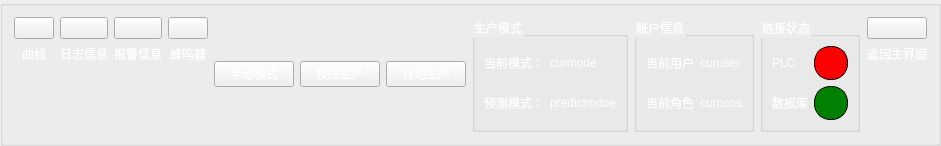
     <widget class="QGroupBox" name="groupBox_4">
      <property name="styleSheet">
       <string notr="true">color: rgb(255, 255, 255);</string>
      </property>
      <property name="title">
       <string/>
      </property>
      <property name="alignment">
       <set>Qt::AlignLeading|Qt::AlignLeft|Qt::AlignVCenter</set>
      </property>
      <layout class="QHBoxLayout" name="horizontalLayout_10">
       <item>
        <layout class="QVBoxLayout" name="verticalLayout_4">
         <item>
          <widget class="QPushButton" name="curve_button">
           <property name="text">
            <string/>
           </property>
           <property name="icon">
            <iconset resource="../icons.qrc">
             <normaloff>:/icons/curvedchart.png</normaloff>:/icons/curvedchart.png</iconset>
           </property>
           <property name="iconSize">
            <size>
             <width>65</width>
             <height>65</height>
            </size>
           </property>
          </widget>
         </item>
         <item>
          <widget class="QLabel" name="label_7">
           <property name="styleSheet">
            <string notr="true">color: rgb(255, 255, 255);</string>
           </property>
           <property name="text">
            <string>曲线</string>
           </property>
           <property name="alignment">
            <set>Qt::AlignHCenter|Qt::AlignTop</set>
           </property>
          </widget>
         </item>
        </layout>
       </item>
       <item>
        <layout class="QVBoxLayout" name="verticalLayout_5">
         <item>
          <widget class="QPushButton" name="log_button">
           <property name="text">
            <string/>
           </property>
           <property name="icon">
            <iconset resource="../icons.qrc">
             <normaloff>:/icons/info.png</normaloff>:/icons/info.png</iconset>
           </property>
           <property name="iconSize">
            <size>
             <width>65</width>
             <height>65</height>
            </size>
           </property>
          </widget>
         </item>
         <item>
          <widget class="QLabel" name="label_8">
           <property name="styleSheet">
            <string notr="true">color: rgb(255, 255, 255);</string>
           </property>
           <property name="text">
            <string>日志信息</string>
           </property>
           <property name="alignment">
            <set>Qt::AlignHCenter|Qt::AlignTop</set>
           </property>
          </widget>
         </item>
        </layout>
       </item>
       <item>
        <layout class="QVBoxLayout" name="verticalLayout_6">
         <item>
          <widget class="QPushButton" name="warning_button">
           <property name="text">
            <string/>
           </property>
           <property name="icon">
            <iconset resource="../icons.qrc">
             <normaloff>:/icons/warn2.png</normaloff>:/icons/warn2.png</iconset>
           </property>
           <property name="iconSize">
            <size>
             <width>65</width>
             <height>65</height>
            </size>
           </property>
          </widget>
         </item>
         <item>
          <widget class="QLabel" name="label_9">
           <property name="styleSheet">
            <string notr="true">color: rgb(255, 255, 255);</string>
           </property>
           <property name="text">
            <string>报警信息</string>
           </property>
           <property name="alignment">
            <set>Qt::AlignHCenter|Qt::AlignTop</set>
           </property>
          </widget>
         </item>
        </layout>
       </item>
       <item>
        <layout class="QVBoxLayout" name="verticalLayout_7">
         <item>
          <widget class="QPushButton" name="voice_button">
           <property name="text">
            <string/>
           </property>
           <property name="icon">
            <iconset resource="../icons.qrc">
             <normaloff>:/icons/bullhorn.png</normaloff>:/icons/bullhorn.png</iconset>
           </property>
           <property name="iconSize">
            <size>
             <width>65</width>
             <height>65</height>
            </size>
           </property>
          </widget>
         </item>
         <item>
          <widget class="QLabel" name="label_10">
           <property name="styleSheet">
            <string notr="true">color: rgb(255, 255, 255);</string>
           </property>
           <property name="text">
            <string>蜂鸣器</string>
           </property>
           <property name="alignment">
            <set>Qt::AlignHCenter|Qt::AlignTop</set>
           </property>
          </widget>
         </item>
        </layout>
       </item>
       <item>
        <widget class="QPushButton" name="manualmode_button">
         <property name="styleSheet">
          <string notr="true">color: rgb(255, 255, 255);</string>
         </property>
         <property name="text">
          <string>手动模式</string>
         </property>
        </widget>
       </item>
       <item>
        <widget class="QPushButton" name="pressmode_button">
         <property name="styleSheet">
          <string notr="true">color: rgb(255, 255, 255);</string>
         </property>
         <property name="text">
          <string>按压生产</string>
         </property>
        </widget>
       </item>
       <item>
        <widget class="QPushButton" name="automode_button">
         <property name="styleSheet">
          <string notr="true">color: rgb(255, 255, 255);</string>
         </property>
         <property name="text">
          <string>自动生产</string>
         </property>
        </widget>
       </item>
       <item>
        <widget class="QGroupBox" name="groupBox">
         <property name="styleSheet">
          <string notr="true">color: rgb(255, 255, 255);</string>
         </property>
         <property name="title">
          <string>生产模式</string>
         </property>
         <layout class="QHBoxLayout" name="horizontalLayout_3">
          <item>
           <layout class="QVBoxLayout" name="verticalLayout">
            <item>
             <layout class="QHBoxLayout" name="horizontalLayout" stretch="1,2">
              <item>
               <widget class="QLabel" name="label">
                <property name="text">
                 <string>当前模式：</string>
                </property>
               </widget>
              </item>
              <item>
               <widget class="QLabel" name="currentmode_label">
                <property name="text">
                 <string>curmode</string>
                </property>
               </widget>
              </item>
             </layout>
            </item>
            <item>
             <layout class="QHBoxLayout" name="horizontalLayout_2" stretch="1,2">
              <item>
               <widget class="QLabel" name="label_3">
                <property name="text">
                 <string>预测模式：</string>
                </property>
               </widget>
              </item>
              <item>
               <widget class="QLabel" name="predictmode_label">
                <property name="text">
                 <string>predictmdoe</string>
                </property>
               </widget>
              </item>
             </layout>
            </item>
           </layout>
          </item>
         </layout>
        </widget>
       </item>
       <item>
        <widget class="QGroupBox" name="groupBox_2">
         <property name="styleSheet">
          <string notr="true">color: rgb(255, 255, 255);</string>
         </property>
         <property name="title">
          <string>账户信息</string>
         </property>
         <layout class="QHBoxLayout" name="horizontalLayout_4">
          <item>
           <layout class="QVBoxLayout" name="verticalLayout_2">
            <item>
             <layout class="QHBoxLayout" name="horizontalLayout_5" stretch="1,2">
              <item>
               <widget class="QLabel" name="label_2">
                <property name="text">
                 <string>当前用户</string>
                </property>
               </widget>
              </item>
              <item>
               <widget class="QLabel" name="current_label">
                <property name="text">
                 <string>curuser</string>
                </property>
               </widget>
              </item>
             </layout>
            </item>
            <item>
             <layout class="QHBoxLayout" name="horizontalLayout_6" stretch="1,2">
              <item>
               <widget class="QLabel" name="label_4">
                <property name="text">
                 <string>当前角色</string>
                </property>
               </widget>
              </item>
              <item>
               <widget class="QLabel" name="curentrole_label">
                <property name="text">
                 <string>curncos</string>
                </property>
               </widget>
              </item>
             </layout>
            </item>
           </layout>
          </item>
         </layout>
        </widget>
       </item>
       <item>
        <widget class="QGroupBox" name="groupBox_3">
         <property name="title">
          <string>链接状态</string>
         </property>
         <layout class="QHBoxLayout" name="horizontalLayout_7">
          <item>
           <layout class="QVBoxLayout" name="verticalLayout_3">
            <item>
             <layout class="QHBoxLayout" name="horizontalLayout_8" stretch="1,2">
              <item>
               <widget class="QLabel" name="label_5">
                <property name="text">
                 <string>PLC</string>
                </property>
               </widget>
              </item>
              <item>
               <widget class="QLabel" name="PLCstate_label">
                <property name="styleSheet">
                 <string notr="true">min-width:32px;min-height:32px;max-width:32px;max-height:32px;border-radius:16px;border:1px solid black;background:red</string>
                </property>
                <property name="text">
                 <string/>
                </property>
               </widget>
              </item>
             </layout>
            </item>
            <item>
             <layout class="QHBoxLayout" name="horizontalLayout_9" stretch="1,2">
              <item>
               <widget class="QLabel" name="label_6">
                <property name="text">
                 <string>数据库</string>
                </property>
               </widget>
              </item>
              <item>
               <widget class="QLabel" name="database_label">
                <property name="styleSheet">
                 <string notr="true">min-width:32px;min-height:32px;max-width:32px;max-height:32px;border-radius:16px;border:1px solid black;background:green</string>
                </property>
                <property name="text">
                 <string/>
                </property>
               </widget>
              </item>
             </layout>
            </item>
           </layout>
          </item>
         </layout>
        </widget>
       </item>
       <item>
        <spacer name="horizontalSpacer">
         <property name="orientation">
          <enum>Qt::Horizontal</enum>
         </property>
         <property name="sizeHint" stdset="0">
          <size>
           <width>1</width>
           <height>20</height>
          </size>
         </property>
        </spacer>
       </item>
       <item>
        <layout class="QVBoxLayout" name="verticalLayout_8">
         <item>
          <widget class="QPushButton" name="home_label">
           <property name="text">
            <string/>
           </property>
           <property name="icon">
            <iconset resource="../icons.qrc">
             <normaloff>:/icons/House.png</normaloff>:/icons/House.png</iconset>
           </property>
           <property name="iconSize">
            <size>
             <width>65</width>
             <height>65</height>
            </size>
           </property>
          </widget>
         </item>
         <item>
          <widget class="QLabel" name="label_11">
           <property name="text">
            <string>返回主界面</string>
           </property>
           <property name="alignment">
            <set>Qt::AlignHCenter|Qt::AlignTop</set>
           </property>
          </widget>
         </item>
        </layout>
       </item>
      </layout>
     </widget>
